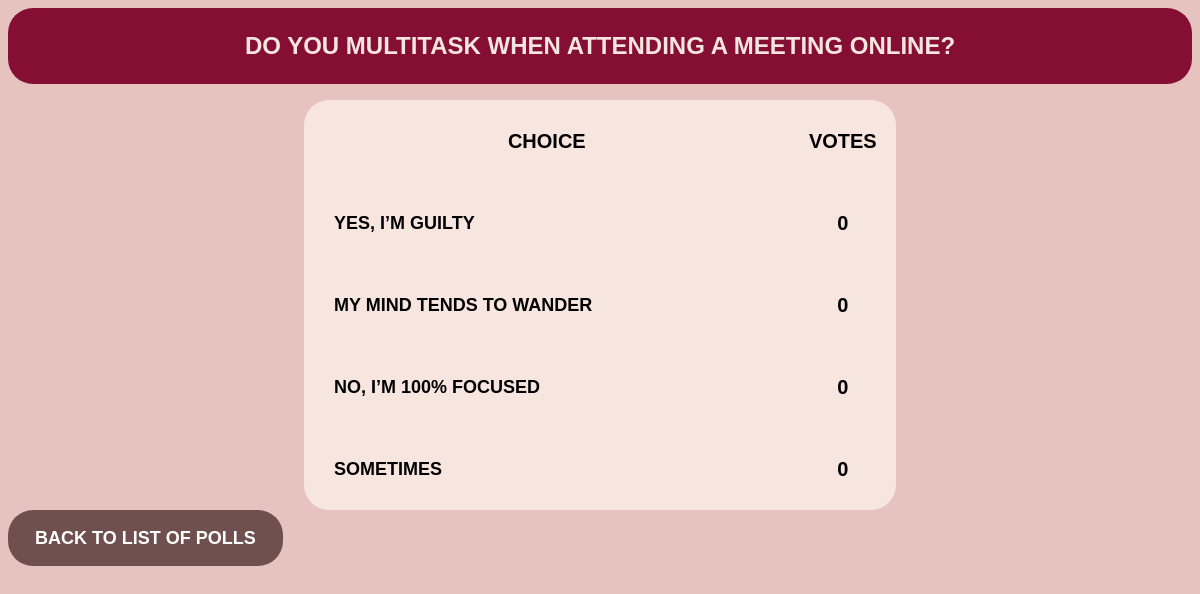
The app's page /polls/2/results/ with its own data.
### polls/models.py (models this page shows, shortened)
class Question(models.Model):
    question_text = models.CharField(max_length=200)
    pub_date = models.DateTimeField('date published')
    end_date = models.DateTimeField('the ending date for voting.',
                                    default=timezone.now,
                                    blank=True, null=True)

class Choice(models.Model):
    question = models.ForeignKey(Question, on_delete=models.CASCADE)
    choice_text = models.CharField(max_length=200)
    @property
    def votes(self):
        return Vote.objects.filter(choice=self).count()

### polls/views.py (the view)
# urls.py: path('<int:pk>/results/', views.ResultsView.as_view(), name='results'),
class ResultsView(generic.DetailView):
    model = Question
    template_name = 'polls/results.html'

### polls/templates/polls/results.html (shortened to what this page needs)
{% load static %}
<h1 class="head"><strong>{{ question.question_text }}</strong></h1>
<table>
    <tr class="title">
        <th><strong> Choice </strong></th>
        <th><strong> Votes </strong></th>
    </tr>
    {% for choice in question.choice_set.all %}
    <tr>
        <th class="choice">{{ choice.choice_text }}</th>
        <th class="votes">{{ choice.votes }}</th>
    </tr>
    {% endfor %}
</table>
<br><a href="{% url 'polls:index' %}" class="black_list"><strong> Back to List of Polls </strong></a><br>

### polls/templates/polls/results.html (style rules this page uses)
table { border-collapse: collapse; border: 4px; width: 50%; height: 50px; font-family: helvetica; text-decoration: none; text-transform: uppercase; padding: 1em 1.5em; font-size: 20px; line-height: 4; background: #F7E5DF; border-radius: 25px; margin-left: auto; margin-right: auto; }
.head { font-size: 24px; font-family: helvetica; text-decoration: none; text-transform: uppercase; text-align: center; background: #850E35; border-radius: 25px; color: #F7E5DF; padding: 1em 1.5em; }
.choice { font-size: 18px; text-align: left; padding-left: 30px; padding-right: 30px; }
.black_list { font-size: 18px; text-align: left; padding-left: 30px; padding-right: 30px; font-family: helvetica; text-decoration: none; text-transform: uppercase; background: #704F4F; border-radius: 25px; color: white; padding: 1em 1.5em; }

### records on screen
Question: question_text "DO YOU MULTITASK WHEN ATTENDING A MEETING ONLINE?"
Choice: choice_text "YES, I’M GUILTY", votes "0"
Choice: choice_text "MY MIND TENDS TO WANDER", votes "0"
Choice: choice_text "NO, I’M 100% FOCUSED", votes "0"
Choice: choice_text "SOMETIMES", votes "0"
